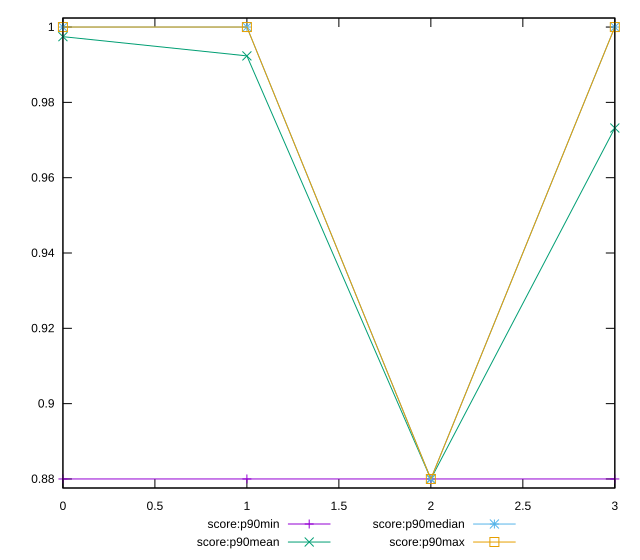

Generate this figure with gnuplot:
reset

$scoreP90Min <<EOF
0 0.88
1 0.88
2 0.88
3 0.88
EOF

$scoreP90Mean <<EOF
0 0.9974468085106382
1 0.9923404255319149
2 0.8799999999999998
3 0.973191489361702
EOF

$scoreP90Median <<EOF
0 1
1 1
2 0.88
3 1
EOF

$scoreP90Max <<EOF
0 1
1 1
2 0.88
3 1
EOF

set key outside below
set xrange [0:3]
set yrange [0.8775999999999998:1.0024]
set trange [0.8775999999999998:1.0024]
set terminal svg size 640, 560 enhanced background rgb 'white'
set output "reports/report_00033_2021-03-01T14-23-16.841Z/legacy-javascript/progression/score.svg"

plot $scoreP90Min title "score:p90min" with linespoints, \
     $scoreP90Mean title "score:p90mean" with linespoints, \
     $scoreP90Median title "score:p90median" with linespoints, \
     $scoreP90Max title "score:p90max" with linespoints

reset
